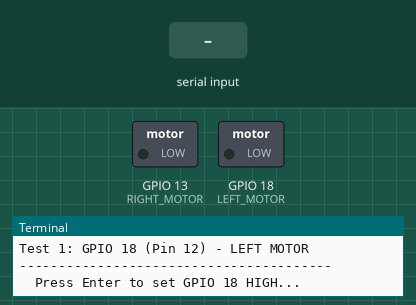
Recording of a program running on a simulated Raspberry Pi (BCM pin numbers). Shown: switched loads named in the program (green lamp = pin HIGH), the last lines printed to the terminal. The test bench sets the inputs (shaded band).

Above: at 1.2 s.
1.3 s: "1" typed at the terminal, then Enter
At 2.4 s:
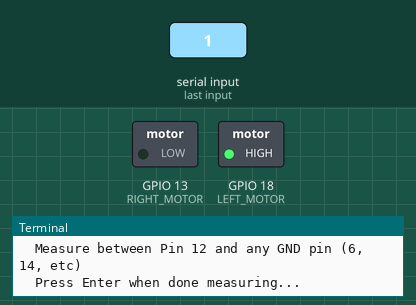
2.8 s: "0" typed at the terminal, then Enter
At 3.5 s:
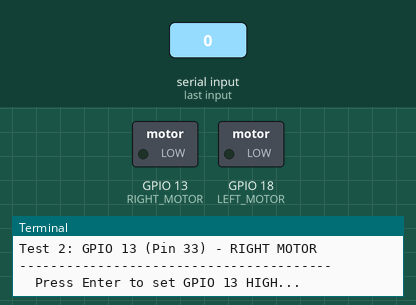
4.3 s: "2" typed at the terminal, then Enter
At 4.7 s:
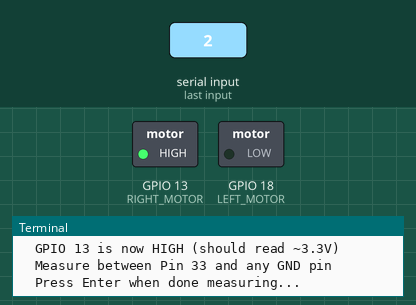
Timing chart, 0 to 7.3 s (numbered marks = the images above; inputs shaded):
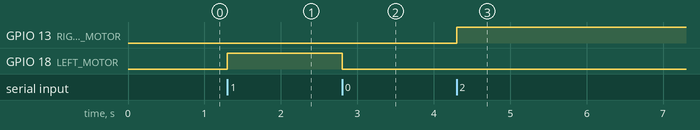

The program:

gpio_test.py
```python
#!/usr/bin/env python3
"""
GPIO test script for multimeter probing.
Sets pins to steady HIGH/LOW states for voltage measurement.
"""

import pigpio
import time
import sys

LEFT_MOTOR = 18   # Pin 12
RIGHT_MOTOR = 13  # Pin 33

def main():
    print("GPIO Multimeter Test")
    print("=" * 40)

    pi = pigpio.pi()
    if not pi.connected:
        print("ERROR: Cannot connect to pigpiod")
        sys.exit(1)

    # Set both pins as outputs
    pi.set_mode(LEFT_MOTOR, pigpio.OUTPUT)
    pi.set_mode(RIGHT_MOTOR, pigpio.OUTPUT)

    try:
        # Start with both LOW
        pi.write(LEFT_MOTOR, 0)
        pi.write(RIGHT_MOTOR, 0)

        print()
        print("Test 1: GPIO 18 (Pin 12) - LEFT MOTOR")
        print("-" * 40)
        input("  Press Enter to set GPIO 18 HIGH...")
        pi.write(LEFT_MOTOR, 1)
        print("  GPIO 18 is now HIGH (should read ~3.3V)")
        print("  Measure between Pin 12 and any GND pin (6, 14, etc)")
        input("  Press Enter when done measuring...")
        pi.write(LEFT_MOTOR, 0)
        print("  GPIO 18 is now LOW")

        print()
        print("Test 2: GPIO 13 (Pin 33) - RIGHT MOTOR")
        print("-" * 40)
        input("  Press Enter to set GPIO 13 HIGH...")
        pi.write(RIGHT_MOTOR, 1)
        print("  GPIO 13 is now HIGH (should read ~3.3V)")
        print("  Measure between Pin 33 and any GND pin")
        input("  Press Enter when done measuring...")
        pi.write(RIGHT_MOTOR, 0)
        print("  GPIO 13 is now LOW")

        print()
        print("Test 3: Verify GND pins")
        print("-" * 40)
        print("  Measure continuity between:")
        print("    - Pi Pin 6 (GND) and ESC #1 brown wire")
        print("    - Pi Pin 14 (GND) and ESC #2 brown wire")
        print("  Should show 0 ohms / continuity beep")
        input("  Press Enter when done...")

        print()
        print("Test 4: Check signal wire to ESC")
        print("-" * 40)
        input("  Press Enter to set GPIO 18 HIGH again...")
        pi.write(LEFT_MOTOR, 1)
        print("  Now measure at the ESC #1 orange wire (signal input)")
        print("  Should also read ~3.3V if wire is connected to Pin 12")
        input("  Press Enter when done...")
        pi.write(LEFT_MOTOR, 0)

        print()
        input("  Press Enter to set GPIO 13 HIGH...")
        pi.write(RIGHT_MOTOR, 1)
        print("  Now measure at the ESC #2 orange wire (signal input)")
        print("  Should also read ~3.3V if wire is connected to Pin 33")
        input("  Press Enter when done...")
        pi.write(RIGHT_MOTOR, 0)

        print()
        print("Summary:")
        print("  - If Pi pins show 3.3V but ESC signal wires don't,")
        print("    the wires aren't connected to the right pins")
        print("  - If no voltage at Pi pins, GPIO header may be loose")
        print("  - If no GND continuity, ground wire is disconnected")

    except KeyboardInterrupt:
        print("\nInterrupted")
    finally:
        pi.write(LEFT_MOTOR, 0)
        pi.write(RIGHT_MOTOR, 0)
        pi.stop()
        print("\nDone")


if __name__ == "__main__":
    main()
```

Measured:
- after the input at 1.3 s, GPIO 18 (LEFT_MOTOR): LOW → HIGH at once
- after the input at 2.8 s, GPIO 18 (LEFT_MOTOR): HIGH → LOW at once
- after the input at 4.3 s, GPIO 13 (RIGHT_MOTOR): LOW → HIGH at once
